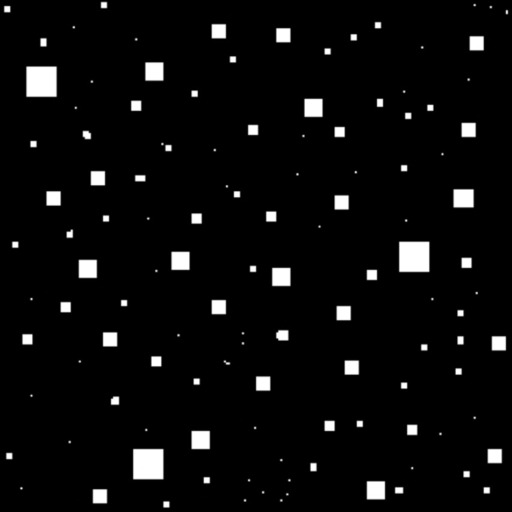
#> input picture images/star.jpg, 512 x 512 px, found by its file name
$ python 4c.py
#> lines starting #> are read from the running program, lines starting #| are printed output that depends on the picture
import numpy as np
import matplotlib.pyplot as plt

def make_gray_image(image):
    gray_image = image
    if len(image.shape) == 3 and image.shape[2] == 3:
        gray_image = np.dot(image[..., :3], [0.30, 0.59, 0.11]).astype(np.uint8)
    return gray_image

def add_gaussian_noise(image, mean=0, std=25):
    noisy_image = image.copy()
    height, width = image.shape
    noise = np.random.normal(mean, std, (height, width))
    noisy_image = noisy_image + noise
    noisy_image = np.clip(noisy_image, 0, 255)
    noisy_image = noisy_image.astype(np.uint8)
    return noisy_image

def frequency_bin_index(img_size=31, sigma=1.5):
   kernel = np.zeros((img_size, img_size))
   center = img_size // 2
   for u in range(img_size):
       for v in range(img_size):
           x, y = u - center, v - center
           kernel[u, v] = np.sqrt(x**2 + y**2)
   return kernel

def ideal_highpass_filter(D0=10, image_size=110):
   D = frequency_bin_index(img_size=image_size)
   filter_function = D > D0
   return filter_function

def gaussian_highpass_filter(D0=10, image_size=110):
   D = frequency_bin_index(img_size=image_size)
   filter_function = 1 - np.exp(-(D**2) / (2*D0**2))
   return filter_function


rgb_image = plt.imread('images/star.jpg')
#> rgb_image is the input picture: shape (512, 512); min 0, max 255, mean 11.1
gray_image = make_gray_image(rgb_image)
noisy_image = add_gaussian_noise(gray_image)
#> in add_gaussian_noise, `noisy_image = noisy_image + noise`:
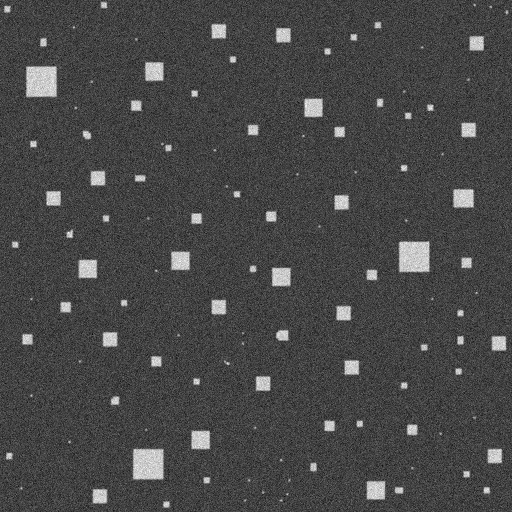
#> noisy_image: shape (512, 512) float64; min -121.3, max 347.4, mean 11.2; drawn with min black and max white
#> in add_gaussian_noise, `noisy_image = np.clip(noisy_image, 0, 255)`:
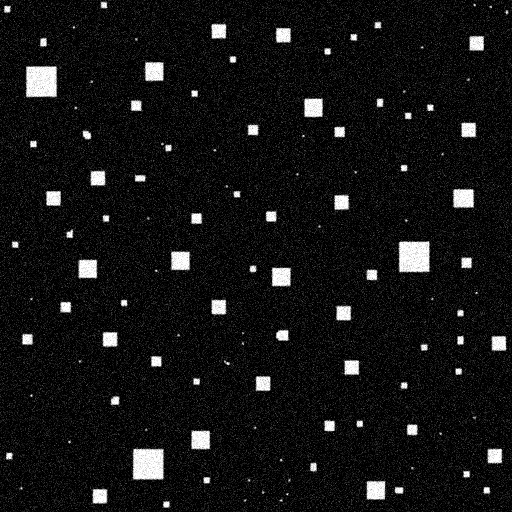
#> noisy_image: shape (512, 512) float64; min 0, max 255, mean 20.2
image_size = noisy_image.shape[0]
#> image_size = 512


dft_original_image = np.fft.fftshift(np.fft.fft2(gray_image))
dft_noisy_image = np.fft.fftshift(np.fft.fft2(noisy_image))

D = 20
filter_original_image_IHPF = dft_original_image * ideal_highpass_filter(D, image_size)
#> after the loop in frequency_bin_index, `for u in range(img_size):`:
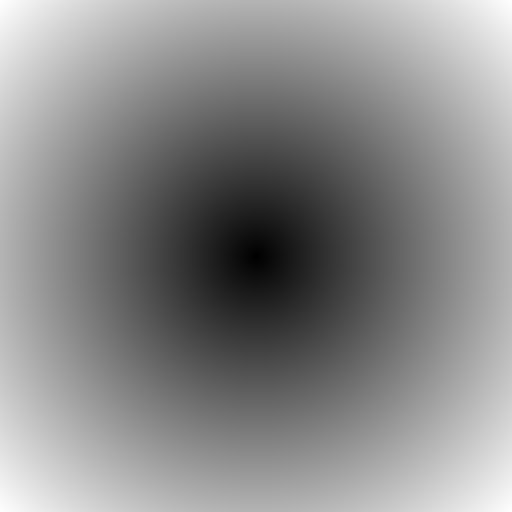
#> kernel: shape (512, 512) float64; min 0, max 362, mean 195.9; drawn with min black and max white
filter_original_image_GHPF = dft_original_image * gaussian_highpass_filter(D, image_size)

filter_noisy_image_IHPF = dft_noisy_image * ideal_highpass_filter(D, image_size)
filter_noisy_image_GHPF = dft_noisy_image * gaussian_highpass_filter(D, image_size)

filter_original_image_IHPF = np.fft.ifftshift(filter_original_image_IHPF)
filter_original_image_GHPF = np.fft.ifftshift(filter_original_image_GHPF)
filter_noisy_image_IHPF = np.fft.ifftshift(filter_noisy_image_IHPF)
filter_noisy_image_GHPF = np.fft.ifftshift(filter_noisy_image_GHPF)

filter_original_image_IHPF = np.fft.ifft2(filter_original_image_IHPF).real.astype(np.uint8)
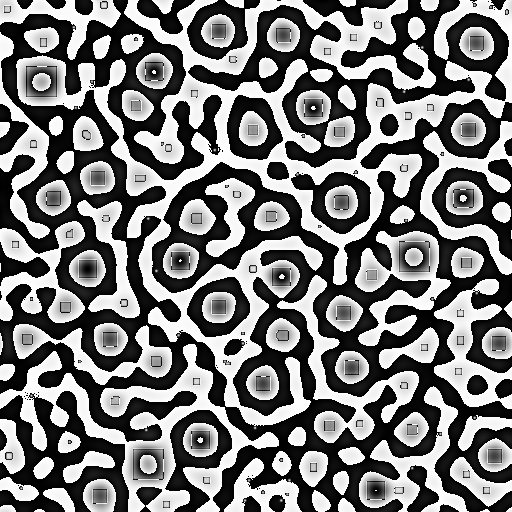
#> filter_original_image_IHPF: shape (512, 512); min 0, max 255, mean 121.8
filter_original_image_GHPF = np.fft.ifft2(filter_original_image_GHPF).real.astype(np.uint8)
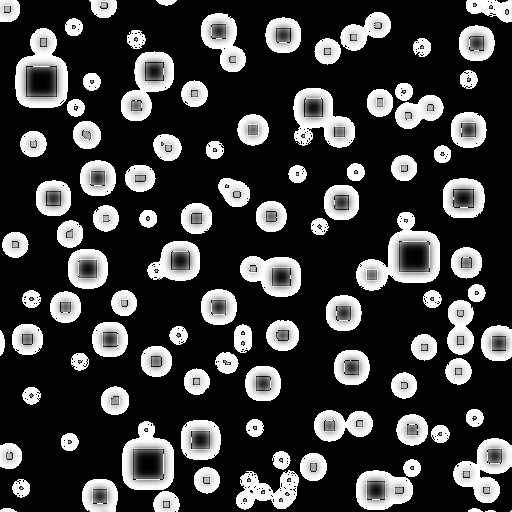
#> filter_original_image_GHPF: shape (512, 512); min 0, max 255, mean 62.3
filter_noisy_image_IHPF = np.fft.ifft2(filter_noisy_image_IHPF).real.astype(np.uint8)
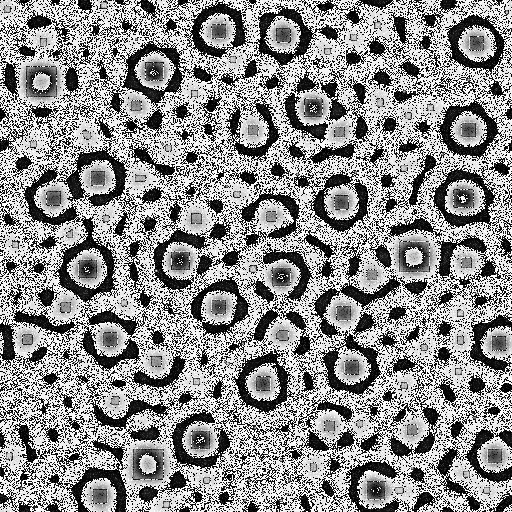
#> filter_noisy_image_IHPF: shape (512, 512); min 0, max 255, mean 141.4
filter_noisy_image_GHPF = np.fft.ifft2(filter_noisy_image_GHPF).real.astype(np.uint8)
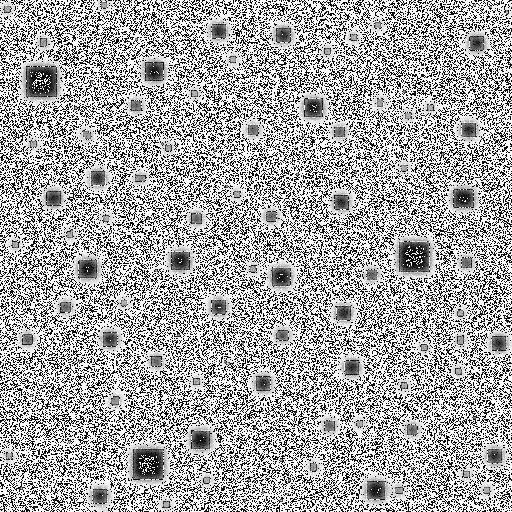
#> filter_noisy_image_GHPF: shape (512, 512); min 0, max 255, mean 166.2


plt.figure(figsize=(9, 7))

plt.subplot(231)
plt.imshow(gray_image, cmap='gray')
plt.title('Original')
plt.subplot(232)
plt.imshow(filter_original_image_IHPF, cmap='gray')
plt.title('Filtered by IHPF')
plt.subplot(233)
plt.imshow(filter_original_image_GHPF, cmap='gray')
plt.title('Filtered by GHPF')
plt.subplot(234)
plt.imshow(noisy_image, cmap='gray')
plt.title('Noisy')
plt.subplot(235)
plt.imshow(filter_noisy_image_IHPF, cmap='gray')
plt.title('Filtered by IHPF')
plt.subplot(236)
plt.imshow(filter_noisy_image_GHPF, cmap='gray')
plt.title('Filtered by GHPF')

plt.tight_layout()
plt.show()

$ run again, with images/box.jpg copied over images/star.jpg
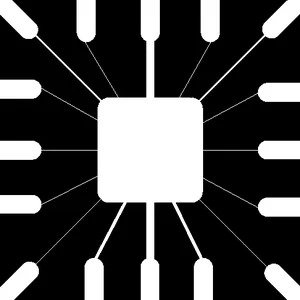
#> input picture images/box.jpg, 300 x 300 px, found by its file name
#> rgb_image is the input picture: shape (300, 300, 3); min 0, max 255, mean 72
#> after the loop in frequency_bin_index, `for u in range(img_size):`:
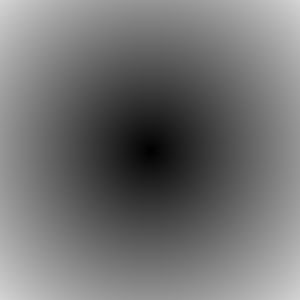
#> kernel: shape (300, 300) float64; min 0, max 212.1, mean 114.8
#> `filter_noisy_image_GHPF = np.fft.ifft2(filter_noisy_image_GHPF).real.a..`:
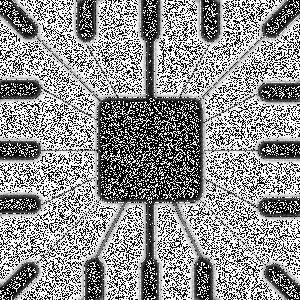
#> filter_noisy_image_GHPF: shape (300, 300); min 0, max 255, mean 145.3
